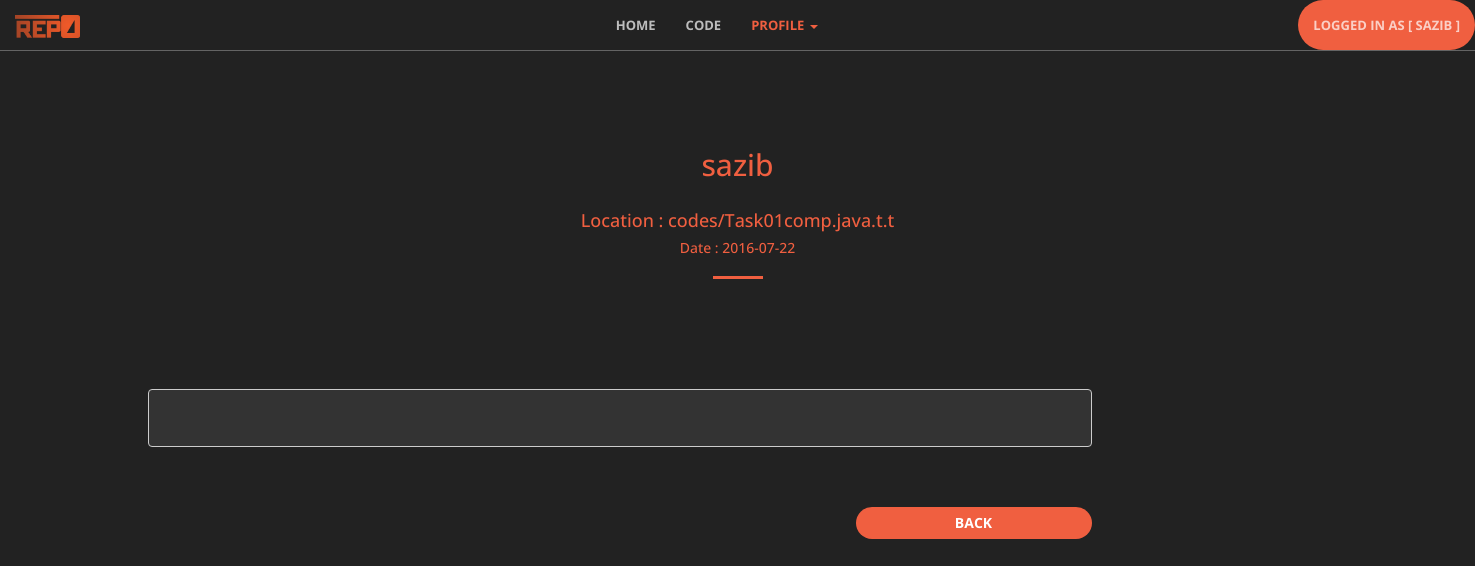
/showHistory.php?id=22 (signed in), run on the app's committed database.
### tables this page shows
CREATE TABLE `codehistory` (
  `orderID` int(15) NOT NULL,
  `codeID` int(25) NOT NULL,
  `userName` varchar(25) NOT NULL,
  `userCodeLink` varchar(255) NOT NULL,
  `date_history` date NOT NULL
);

### showHistory.php (the view, shortened to what this page needs)
<?php include('connection.php');
?>
<!DOCTYPE html>
<html lang="en">
<head>
    <link rel="stylesheet" href="css/bootstrap.min.css" type="text/css">
    <link rel="stylesheet" href="font-awesome/css/font-awesome.min.css" type="text/css">
    <link rel="stylesheet" href="css/magnific-popup.css" type="text/css">
    <link rel="stylesheet" href="css/creative.css" type="text/css">
    <link href="//netdna.bootstrapcdn.com/font-awesome/4.0.3/css/font-awesome.min.css" rel="stylesheet" type="text/css" />
</head>
<body style="background-color: #222222;"  id="page-top">
    <nav id="mainNav" class="navbar navbar-default navbar-fixed-top">
        <div class="container-fluid">
            <div class="navbar-header">
                <a class="navbar-brand" href="#">
        <img alt="Brand" src="img/logo.png" width="65px"> </img>
      </a>
            </div>
            <div>
      <ul class = "nav navbar-nav" style="Margin:0 0 0 35%">
         <li ><a href = "home.php">HOME</a></li>
         <li ><a href = "code.php">CODE</a></li>
         <li class = "active" class = "dropdown">
            <a href = "#" class = "dropdown-toggle" data-toggle = "dropdown">
               PROFILE
               <b class = "caret"></b>
            </a>
         </li>
      </ul>
   </div>
            <div class="collapse navbar-collapse" id="bs-example-navbar-collapse-1">
                <ul class="nav navbar-nav navbar-right">
          <li >
            <a href="logout.php" class="btn btn-primary btn-xl page-scroll"> <?php
            if (isset($_SESSION['username'])) {
            echo  "Logged in AS [ " . $_SESSION["username"] . " ]";
        }else {
        echo "LOGIN";
    }
    ?></a>
          </li>
        </div>
    </nav>
<?php
$id = $_GET['id'];
$qr= "SELECT * FROM `codeHistory` WHERE `orderID`='$id'";
$query = mysqli_query( $conn, $qr);
$row = mysqli_fetch_array ($query);
?>
         <div style="Margin: 10%" >
          <h2 class="section-heading" style="text-align: center; color: #f05f40;  font-style: bold;">
            <?php echo $_SESSION['username'] ?></h2>
             <br/>
             <h4  class="section-heading" style="text-align: center; color: #f05f40;  font-style: bold;">
              Location : <?php echo  $row['userCodeLink']; ?></h4>
              <h5  class="section-heading" style="text-align: center; color: #f05f40;  font-style: bold;">
              Date : <?php echo  $row['date_history']; ?></h5>
                  <hr class="primary">
      <aside class="bg-dark" id="userInfo">
        <div class="container text-center">
            <div class="call-to-action">
                <div class="col-lg-8 col-lg-offset-2 text-center" style="width: 100%;">
                  <br/>
<br/>
                </div>
            </div>
        </div>
        <pre class="prettyprint" style="text-align:Left; Margin-right: 20%;">
</pre>
</div>
<div style="Margin: -10% 10% 10% 10%">
<a href="showCode.php?id=<?php echo  $row['codeID']; ?>" class="btn btn-primary btn-xm page-scroll" style= "Margin: 0 0 0 60%; width: 20%;"> BACK</a>
</div>
</body>
</html>

### css/creative.css (style rules this page uses)
html, body { height: 100%; width: 100%; }
body { font-family: 'Merriweather', 'Helvetica Neue', Arial, sans-serif; }
hr { border-color: #f05f40; border-width: 3px; max-width: 50px; }
a { -webkit-transition: all 0.35s; -moz-transition: all 0.35s; transition: all 0.35s; color: #f05f40; }
h1, h2, h3, h4, h5, h6 { font-family: 'Open Sans', 'Helvetica Neue', Arial, sans-serif; }
.bg-dark { background-color: #222222; color: white; }
aside { padding: 50px 0; }
.navbar-default { background-color: white; border-color: rgba(34, 34, 34, 0.05); font-family: 'Open Sans', 'Helvetica Neue', Arial, sans-serif; -webkit-transition: all 0.35s; -moz-transition: all 0.35s; transition: all 0.35s; }
.navbar-default .navbar-header .navbar-brand { color: #f05f40; font-family: 'Open Sans', 'Helvetica Neue', Arial, sans-serif; font-weight: 700; text-transform: uppercase; }
.navbar-default .nav > li > a, .navbar-default .nav > li > a:focus { text-transform: uppercase; font-weight: 700; font-size: 13px; color: #222222; }
.navbar-default .nav > li.active > a, .navbar-default .nav > li.active > a:focus { color: #f05f40 !important; background-color: transparent; }
@media (min-width: 768px) { .navbar-default { background-color: transparent; border-color: rgba(255, 255, 255, 0.3); } }
@media (min-width: 768px) { .navbar-default .navbar-header .navbar-brand { color: rgba(255, 255, 255, 0.7); } }
@media (min-width: 768px) { .navbar-default .nav > li > a, .navbar-default .nav > li > a:focus { color: rgba(255, 255, 255, 0.7); } }
.section-heading { margin-top: 0; }
.btn-primary { color: #ffffff; background-color: #f05f40; border-color: #f05f40; -webkit-transition: all 0.35s; -moz-transition: all 0.35s; transition: all 0.35s; }
.btn { font-family: 'Open Sans', 'Helvetica Neue', Arial, sans-serif; border: none; border-radius: 300px; font-weight: 700; text-transform: uppercase; }
.btn-xl { padding: 15px 30px; }
body { webkit-tap-highlight-color: #222222; }

### showHistory.php (style rules this page uses)
pre.prettyprint { display: block; background-color: #333 }

### data on the page
codehistory: userCodeLink "codes/Task01comp.java.t.t", date_history "2016-07-22"

### other printed values
$_SESSION["username"] "SAZIB"
$_SESSION['username'] "sazib"
